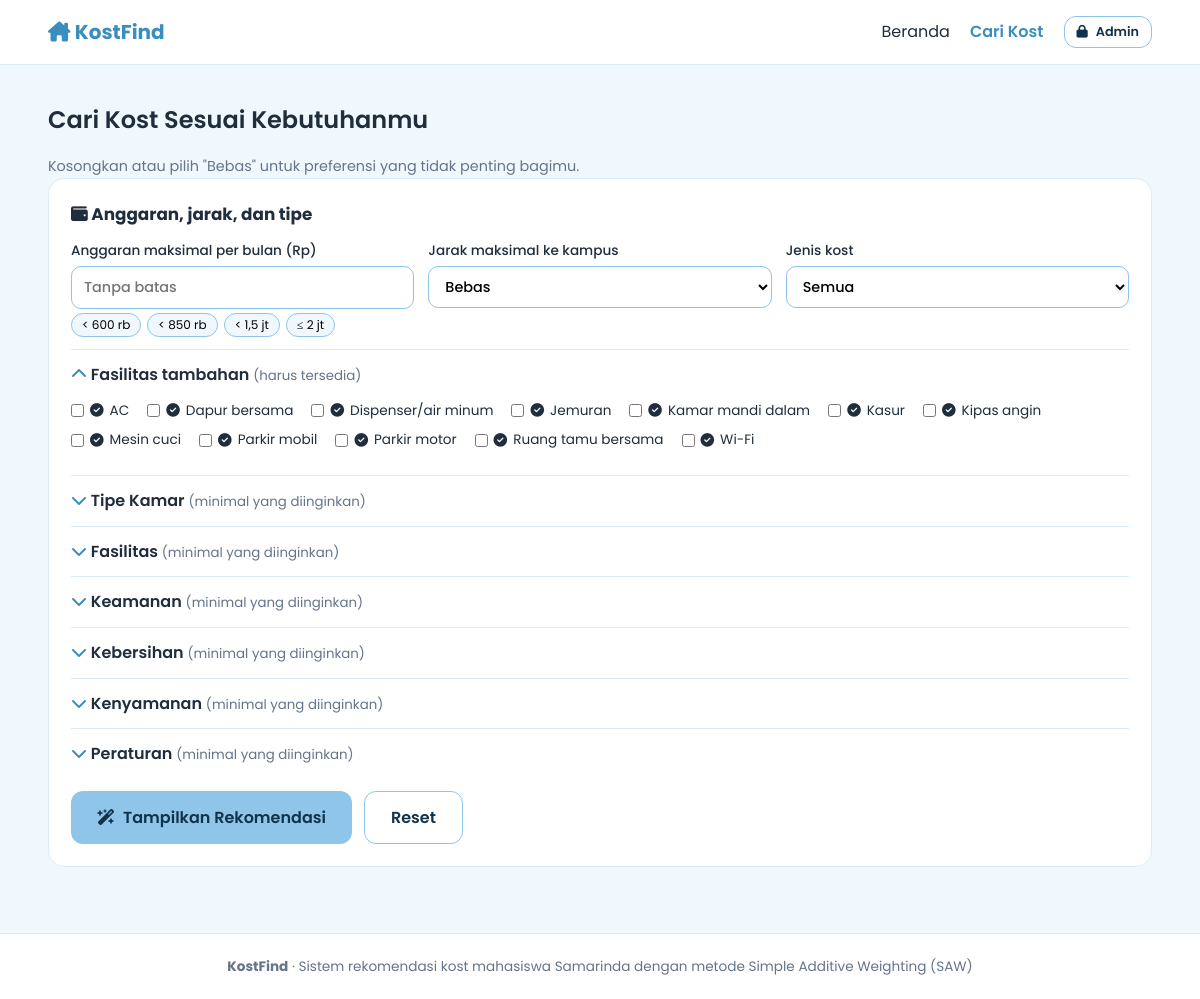
The page /cari.php on the database its author committed.
### tables this page shows
CREATE TABLE fasilitas (
  id INT UNSIGNED AUTO_INCREMENT PRIMARY KEY,
  nama VARCHAR(80) NOT NULL UNIQUE,
  ikon VARCHAR(40) NOT NULL DEFAULT 'fa-circle-check'
);

### backend/get_fasilitas.php (called while the page is built)
<?php
function get_semua_fasilitas(mysqli $conn): array {
    return $conn->query("SELECT id, nama, ikon FROM fasilitas ORDER BY nama")->fetch_all(MYSQLI_ASSOC);
}

### koneksi.php (called while the page is built, shortened)
<?php
function e($s) { return htmlspecialchars((string)$s, ENT_QUOTES, 'UTF-8'); }

### cari.php (the view, shortened to what this page needs)
<?php
require_once 'koneksi.php';
$judul = 'Cari Kost'; $halaman = 'cari';
$rows = $conn->query("SELECT k.id, k.nama, k.kelompok, o.label, o.skor FROM kriteria k
    JOIN opsi_nilai o ON o.kriteria_id = k.id ORDER BY k.id, o.skor")->fetch_all(MYSQLI_ASSOC);
$grup = [];
foreach ($rows as $r) $grup[$r['kelompok']][$r['id']]['nama'] = $r['nama'];
foreach ($rows as $r) $grup[$r['kelompok']][$r['id']]['opsi'][] = $r;
require_once 'backend/get_fasilitas.php';
$fasAll = get_semua_fasilitas($conn);
include 'includes/header.php';
?>
<main class="container section">
  <h1 class="title">Cari Kost Sesuai Kebutuhanmu</h1>
  <p class="muted">Kosongkan atau pilih "Bebas" untuk preferensi yang tidak penting bagimu.</p>
  <form action="hasil.php" method="get" class="panel" id="formCari">
    <h3><i class="fa-solid fa-wallet"></i> Anggaran, jarak, dan tipe</h3>
    <div class="form-grid">
      <label>Anggaran maksimal per bulan (Rp)
        <input type="number" name="harga_max" id="harga_max" min="0" step="50000" placeholder="Tanpa batas">
        <span class="chips">
          <button type="button" data-set="600000">&lt; 600 rb</button>
          <button type="button" data-set="850000">&lt; 850 rb</button>
          <button type="button" data-set="1500000">&lt; 1,5 jt</button>
          <button type="button" data-set="2000000">&le; 2 jt</button>
        </span></label>
      <label>Jarak maksimal ke kampus
        <select name="jarak_max">
          <option value="0">Bebas</option><option value="500">&lt; 500 m</option>
          <option value="3000">&lt; 3 km</option></select></label>
      <label>Jenis kost
        <select name="tipe"><option value="">Semua</option><option>Khusus Perempuan</option>
          <option>Khusus Laki-Laki</option><option>Campuran</option></select></label>
    </div>
    <?php if ($fasAll): ?>
    <details class="grp" open>
      <summary><i class="fa-solid fa-chevron-down"></i> Fasilitas tambahan <small>(harus tersedia)</small></summary>
      <div class="checks"><?php foreach ($fasAll as $fs): ?><label class="chk"><input type="checkbox" name="fas[]" value="<?= (int)$fs['id'] ?>"> <i class="fa-solid <?= e($fs['ikon']) ?>"></i> <?= e($fs['nama']) ?></label><?php endforeach; ?></div>
    </details>
    <?php endif; ?>
    <?php foreach ($grup as $nama_grup => $items): ?>
    <details class="grp">
      <summary><i class="fa-solid fa-chevron-down"></i> <?= e($nama_grup) ?> <small>(minimal yang diinginkan)</small></summary>
    </details>
    <?php endforeach; ?>
    <div class="actions">
      <button type="submit" class="btn btn-lg"><i class="fa-solid fa-wand-magic-sparkles"></i> Tampilkan Rekomendasi</button>
      <button type="reset" class="btn btn-ghost btn-lg">Reset</button>
    </div>
  </form>
</main>
<?php include 'includes/footer.php'; ?>

### includes/header.php (shortened to what this page needs)
<!DOCTYPE html>
<html lang="id">
<head>
<link rel="stylesheet" href="https://cdnjs.cloudflare.com/ajax/libs/font-awesome/6.5.1/css/all.min.css">
<link rel="stylesheet" href="css/style.css">
</head>
<body>
<header class="nav">
  <div class="container nav-in">
    <a href="index.php" class="brand"><i class="fa-solid fa-house-chimney"></i> KostFind</a>
    <nav id="navMenu">
      <a href="index.php" class="<?= ($halaman ?? '') === 'home' ? 'on' : '' ?>">Beranda</a>
      <a href="cari.php" class="<?= ($halaman ?? '') === 'cari' ? 'on' : '' ?>">Cari Kost</a>
      <a href="admin/login.php" class="btn btn-sm btn-ghost"><i class="fa-solid fa-lock"></i> Admin</a>
    </nav>
  </div>
</header>

### includes/footer.php (shortened to what this page needs)
<footer class="footer"><div class="container">
  <b>KostFind</b> &middot; Sistem rekomendasi kost mahasiswa Samarinda dengan metode Simple Additive Weighting (SAW)
</div></footer>
</body></html>

### css/style.css (style rules this page uses)
:root { --c1:#A8D8EA;--c2:#8EC5E8;--bg:#F1F8FD;--ink:#1F2D3D;--muted:#64748B;--white:#fff;--line:#DCEBF5;--dark:#3A8DBF;--r:16px }
* { box-sizing:border-box;margin:0 }
body { font-family:'Poppins',sans-serif;background:var(--bg);color:var(--ink);line-height:1.6 }
a { color:inherit;text-decoration:none }
.container { width:min(1120px,92%);margin:auto }
.section { padding:36px 0 }
.muted { color:var(--muted);font-size:.9rem }
.title { font-size:1.5rem;font-weight:600;margin-bottom:16px }
.nav { background:var(--white);border-bottom:1px solid var(--line);position:sticky;top:0;z-index:10 }
.nav-in { display:flex;align-items:center;justify-content:space-between;height:64px }
.brand { font-weight:700;font-size:1.25rem;color:var(--dark) }
.nav nav { display:flex;gap:20px;align-items:center }
.nav nav a.on { color:var(--dark);font-weight:600 }
.btn { display:inline-flex;gap:8px;align-items:center;justify-content:center;background:var(--c2);color:#10324a;border:0;padding:10px 18px;border-radius:12px;font:600 .9rem Poppins,sans-serif;cursor:pointer;transition:.2s }
.btn-ghost { background:var(--white);border:1px solid var(--c2) }
.btn-sm { padding:6px 12px;font-size:.8rem }
.btn-lg { padding:13px 26px;font-size:1rem }
.panel { background:var(--white);border:1px solid var(--line);border-radius:var(--r);padding:22px }
.panel h3 { margin-bottom:12px;font-size:1.05rem }
.form-grid { display:grid;grid-template-columns:repeat(auto-fit,minmax(240px,1fr));gap:14px;margin-bottom:12px }
label { font-size:.85rem;font-weight:500;display:grid;gap:4px;align-content:start }
input,select { font:inherit;font-size:.9rem;padding:9px 12px;border:1px solid var(--c2);border-radius:10px;background:var(--white);width:100% }
.chips { display:flex;flex-wrap:wrap;gap:6px }
.chips button { border:1px solid var(--c2);background:var(--bg);border-radius:99px;padding:2px 10px;font:.75rem Poppins;cursor:pointer }
.grp { border-top:1px solid var(--line);padding:12px 0 }
.grp summary { cursor:pointer;font-weight:600;list-style:none }
.grp summary small { font-weight:400;color:var(--muted) }
.grp[open] summary i { transform:rotate(180deg) }
.grp summary i { transition:.2s;color:var(--dark) }
.actions { display:flex;gap:12px;flex-wrap:wrap;margin-top:12px }
.footer { background:var(--white);border-top:1px solid var(--line);padding:22px 0;text-align:center;color:var(--muted);font-size:.85rem;margin-top:30px }
.chk { display:flex;flex-direction:row;gap:6px;align-items:center;font-weight:400 }
.chk input { width:auto }
.checks { display:flex;flex-wrap:wrap;gap:8px 18px;margin:12px 0 }

### rows shown on the page
fasilitas: nama "AC"
fasilitas: nama "Dapur bersama"
fasilitas: nama "Dispenser/air minum"
fasilitas: nama "Jemuran"
fasilitas: nama "Kamar mandi dalam"
fasilitas: nama "Kasur"
fasilitas: nama "Kipas angin"
fasilitas: nama "Mesin cuci"
fasilitas: nama "Parkir mobil"
fasilitas: nama "Parkir motor"
fasilitas: nama "Ruang tamu bersama"
fasilitas: nama "Wi-Fi"

### other values the page prints
$nama_grup "Tipe Kamar"
$nama_grup "Fasilitas"
$nama_grup "Keamanan"
$nama_grup "Kebersihan"
$nama_grup "Kenyamanan"
$nama_grup "Peraturan"
